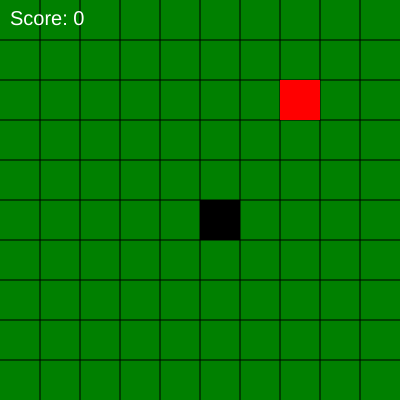
Frame 1 (no input)
Frame 60 (no input): identical to frame 1, image omitted
Frame 120 (the mouse pressed at the canvas centre since frame 60): identical to frame 1, image omitted

The p5.js sketch that drew this single still picture (run headless with seeded random() and noise() and a simulated clock; from frame 60 on, the mouse is pressed at the canvas centre):

// p5.js sketch
// ── sketch.js

let canvasWidth = 400;
let canvasHeight = 400;

let snakeSize = 40;
let lastTime = 0;

let snakeX = [];
let snakeY = [];

let movementX = 0;
let movementY = 0;

let gameOver = false;

let score = 0;

let appleX;
let appleY;

function setup() {
  createCanvas(canvasWidth, canvasHeight);

  snakeX.push(200);
  snakeY.push(200);

  spawnApple();
}

function draw() {
  background("green");

  drawGrid();

  drawApples();
  drawSnake();

  // Don't continue the game if game over
  if (gameOver) {
    gameOverFunction();
    return;
  }

  // Keyboard controls
  if (keyIsDown(RIGHT_ARROW) && movementX !== -1) {
    movementX = 1;
    movementY = 0;
  }

  if (keyIsDown(LEFT_ARROW) && movementX !== 1) {
    movementX = -1;
    movementY = 0;
  }

  if (keyIsDown(UP_ARROW) && movementY !== 1) {
    movementX = 0;
    movementY = -1;
  }

  if (keyIsDown(DOWN_ARROW) && movementY !== -1) {
    movementX = 0;
    movementY = 1;
  }

  // Move snake every 300 milliseconds
  if (millis() - lastTime >= 300) {
    lastTime = millis();
    moveSnake();
  }

  collisionDetection();

  // Draw score
  fill("white");
  textSize(20);
  text("Score: " + score, 10, 25);
}

function drawGrid() {
  stroke("black");

  for (let i = 0; i < 9; i++) {
    let y = 40 + 40 * i;
    line(0, y, 400, y);
  }

  for (let i = 0; i < 9; i++) {
    let x = 40 + 40 * i;
    line(x, 0, x, 400);
  }
}

function drawSnake() {
  fill("black");
  noStroke();

  for (let i = 0; i < snakeX.length; i++) {
    rect(snakeX[i], snakeY[i], snakeSize, snakeSize);
  }
}

function moveSnake() {
  let nextValueX = snakeX[0] + movementX * snakeSize;
  let nextValueY = snakeY[0] + movementY * snakeSize;

  // Add new head
  snakeX.unshift(nextValueX);
  snakeY.unshift(nextValueY);

  // Check if apple was eaten
  if (nextValueX === appleX && nextValueY === appleY) {
    score++;
    spawnApple();
  } else {
    // Remove tail if no apple was eaten
    snakeX.pop();
    snakeY.pop();
  }
}

function collisionDetection() {
  let headX = snakeX[0];
  let headY = snakeY[0];

  // Wall collision
  if (
    headX >= canvasWidth ||
    headX < 0 ||
    headY >= canvasHeight ||
    headY < 0
  ) {
    gameOver = true;
  }

  // Self collision
  for (let i = 1; i < snakeX.length; i++) {
    if (headX === snakeX[i] && headY === snakeY[i]) {
      gameOver = true;
    }
  }
}

function spawnApple() {
  appleX = floor(random(0, 10)) * snakeSize;
  appleY = floor(random(0, 10)) * snakeSize;
}

function drawApples() {
  fill("red");
  noStroke();

  rect(appleX, appleY, snakeSize, snakeSize);
}

function gameOverFunction() {
  fill("white");
  textAlign(CENTER);

  textSize(35);
  text("GAME OVER", 200, 190);

  textSize(20);
  text("Final Score: " + score, 200, 225);

  textSize(15);
  text("Press SPACE to restart", 200, 255);

  textAlign(LEFT);
}

function keyPressed() {
  if (key === ' ' && gameOver) {
    snakeX = [200];
    snakeY = [200];

    movementX = 0;
    movementY = 0;

    score = 0;
    gameOver = false;

    spawnApple();
    lastTime = millis();
  }

  return false;
}
